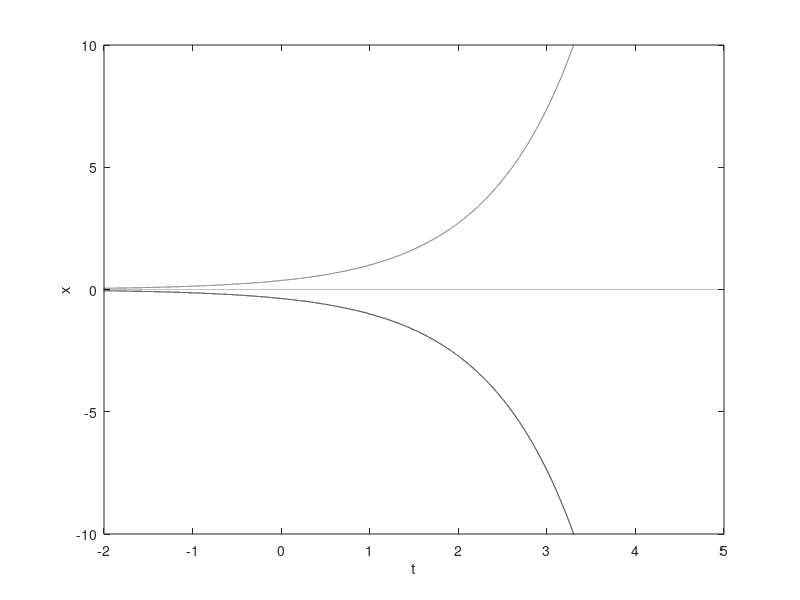

This figure's MATLAB source: (Note: this script raises an error after producing the figure.)
% Values of s and x_0 to iterate through
s = linspace(-4, 4, 50000);
x_0s = [-1, 0, 1];

% Plotting for different time points
plot_vals = zeros(2, length(s), length(x_0s));
idx = 1;

t_val = @(s) s + 1;
x_val = @(s, x_0) x_0 * exp(s);

for x_0 = x_0s
  plot_vals(:, :, idx) = [t_val(s); x_val(s, x_0)];

  idx = idx + 1;
end

figure();
plot( ...
  plot_vals(1, :, 1), plot_vals(2, :, 1), 'k', ...
  plot_vals(1, :, 2), plot_vals(2, :, 2), 'k:', ...
  plot_vals(1, :, 3), plot_vals(2, :, 3), 'k--' ...
);

xlabel('t');
ylabel('x');
xlim([-2, 5]);
ylim([-10, 10]);
legend(strcat('x_0 =', string(x_0s)));
title('Projected characteristics');
